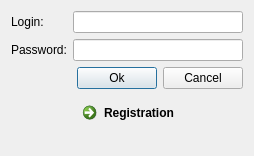
<?xml version="1.0" encoding="UTF-8"?>
<ui version="4.0">
 <class>Dialog</class>
 <widget class="QDialog" name="Dialog">
  <property name="geometry">
   <rect>
    <x>0</x>
    <y>0</y>
    <width>254</width>
    <height>156</height>
   </rect>
  </property>
  <property name="windowTitle">
   <string>Dialog</string>
  </property>
  <layout class="QGridLayout" name="gridLayout">
   <item row="0" column="0">
    <layout class="QVBoxLayout" name="verticalLayout_3">
     <item>
      <layout class="QHBoxLayout" name="horizontalLayout">
       <item>
        <layout class="QVBoxLayout" name="verticalLayout_2">
         <item>
          <widget class="QLabel" name="label">
           <property name="text">
            <string>Login:</string>
           </property>
          </widget>
         </item>
         <item>
          <widget class="QLabel" name="label_2">
           <property name="text">
            <string>Password:</string>
           </property>
          </widget>
         </item>
        </layout>
       </item>
       <item>
        <layout class="QVBoxLayout" name="verticalLayout">
         <item>
          <widget class="QLineEdit" name="login"/>
         </item>
         <item>
          <widget class="QLineEdit" name="password"/>
         </item>
        </layout>
       </item>
      </layout>
     </item>
     <item>
      <layout class="QHBoxLayout" name="horizontalLayout_3">
       <item>
        <spacer name="horizontalSpacer">
         <property name="orientation">
          <enum>Qt::Horizontal</enum>
         </property>
         <property name="sizeHint" stdset="0">
          <size>
           <width>40</width>
           <height>20</height>
          </size>
         </property>
        </spacer>
       </item>
       <item>
        <widget class="QPushButton" name="ok">
         <property name="text">
          <string>Ok</string>
         </property>
        </widget>
       </item>
       <item>
        <widget class="QPushButton" name="cancel">
         <property name="text">
          <string>Cancel</string>
         </property>
        </widget>
       </item>
      </layout>
     </item>
     <item>
      <layout class="QHBoxLayout" name="horizontalLayout_4">
       <item>
        <spacer name="horizontalSpacer_2">
         <property name="orientation">
          <enum>Qt::Horizontal</enum>
         </property>
         <property name="sizeHint" stdset="0">
          <size>
           <width>40</width>
           <height>20</height>
          </size>
         </property>
        </spacer>
       </item>
       <item>
        <widget class="QCommandLinkButton" name="registration">
         <property name="text">
          <string>Registration</string>
         </property>
        </widget>
       </item>
      </layout>
     </item>
    </layout>
   </item>
  </layout>
 </widget>
 <resources/>
 <connections/>
</ui>
